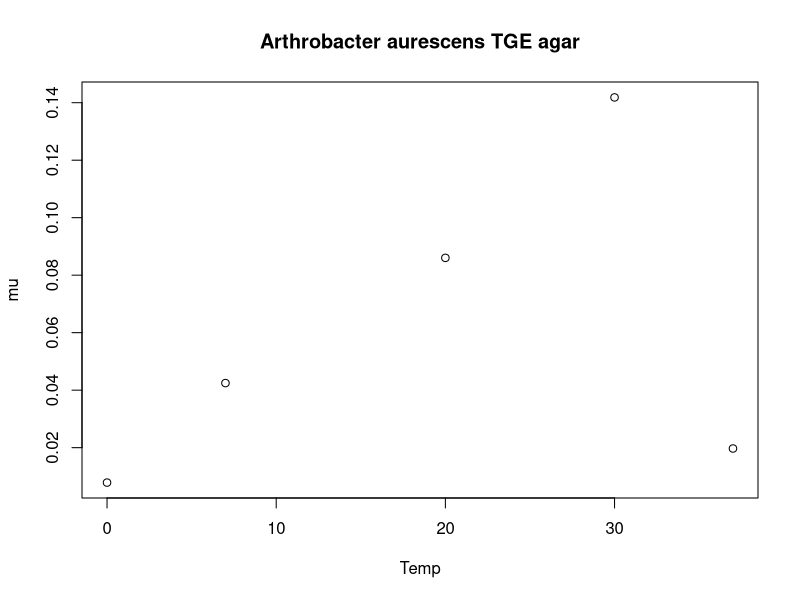
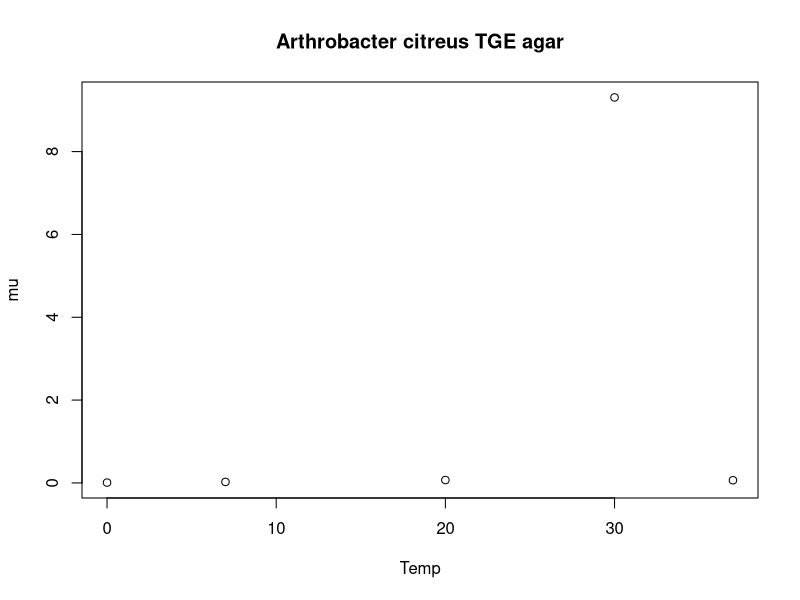
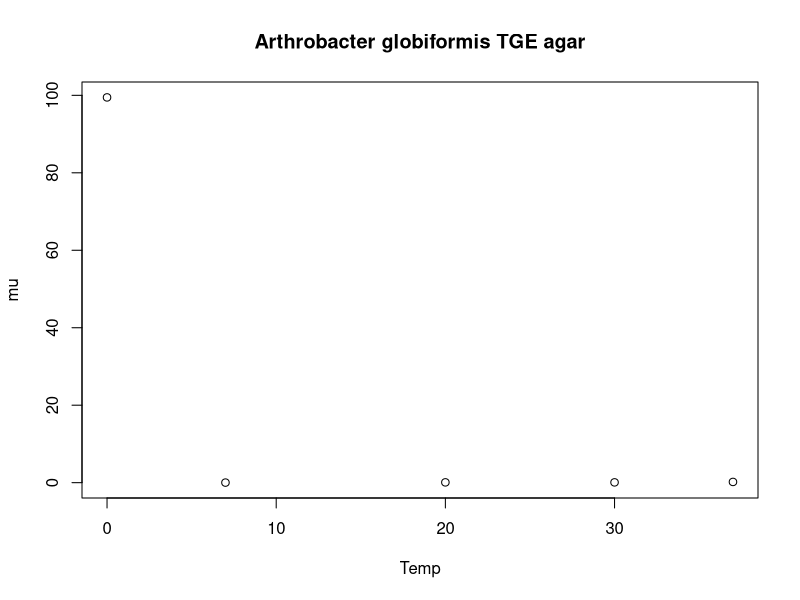
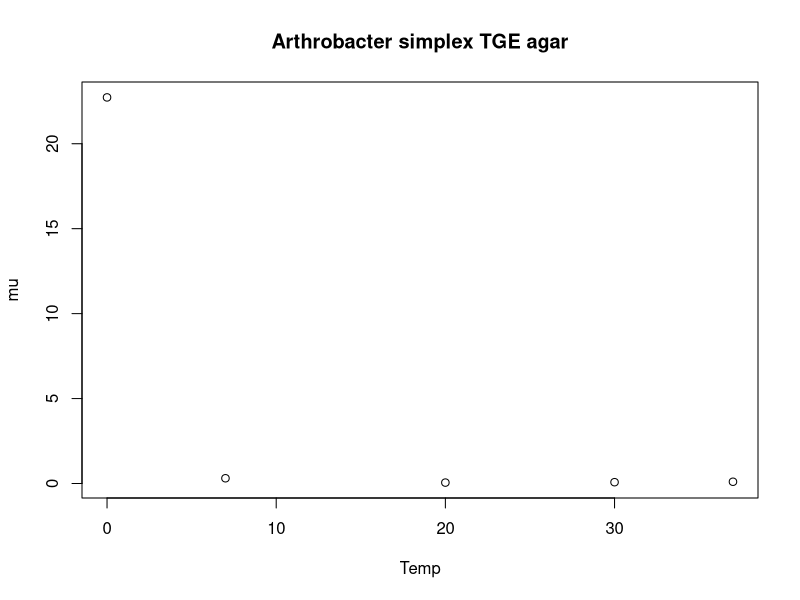
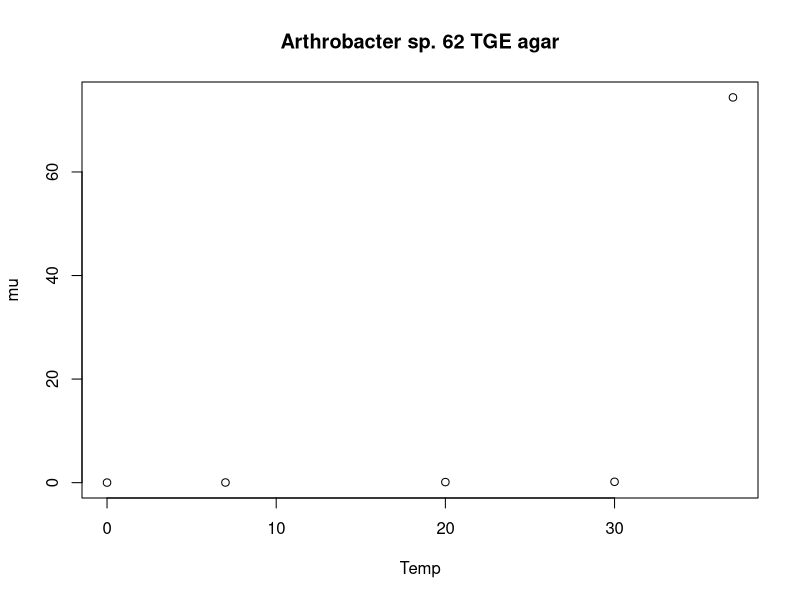
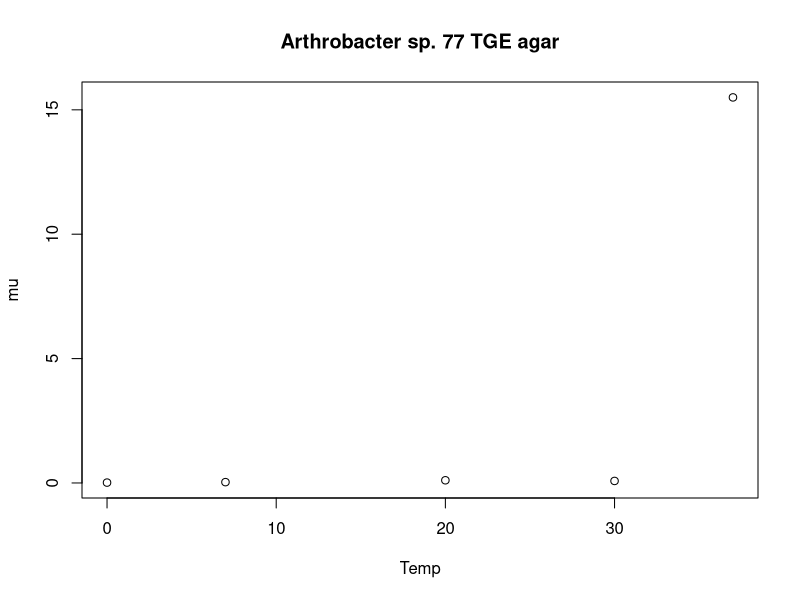
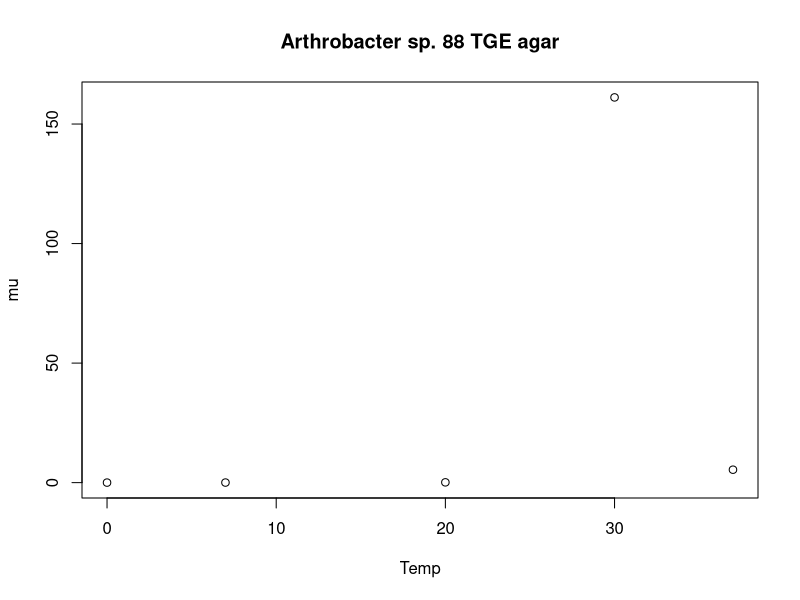

Reproduce these figures in R, in order.
#Analisis
fit_results = dplyr::tbl_df(read.csv('../Results/fit_results.csv',
                                     stringsAsFactors = F))
fit_results$unique_id_T = paste(fit_results$Species, fit_results$Medium)
#Get a subset of my dataframe for the arthrobaccter
dat_analisis = fit_results[grep("Arthrobacter", fit_results$unique_id_T), ]
#Get a subset for my dataframe for the models that yield an r_max
dat = dat_analisis[!(dat_analisis$model=='quadratic' |
                       dat_analisis$model=='cubic' | 
                       dat_analisis$model=='exponential'),]
keeps = c('Species', 'Temp', 'mu_max', 'model', 'best', 'unique_id_T', 'r_square')
d = dat[keeps]

best_model = function(d){
  #Get score for al models for each id
  models = unique(d$model)
  #Preallocation
  score = rep(0,length(models))
  j = 1
  for (i in models){
    #Calculate score
    score[j] = sum(d[d$model == i,]$best)
    j = j + 1
  }
  #Select best model
  best_model = models[which(score == min(score))]
  return(best_model)
}
#Bad plots (by eye)
#Arthrobactersp.88 TGE agar 37
#Arthrobactersp.77 TGE agar 37
#Arthrobactersp.62 TGE agar 30
#Arthrobactersp.62 TGE agar 37
#Arthrobacter simplex TGE agar 0
#Arthrobacter globiformis TGE agar 0


#Get data groups based on each model
for (i in unique(d$unique_id_T)){
  group = d[d$unique_id_T == i,]
  model = best_model(group)[1]
  Temp = group$Temp[which(group$unique_id_T == i & group$model == model)]
  mu = group$mu_max[which(group$unique_id_T == i & group$model == model)]
  plot(Temp, mu, main = i)
}
